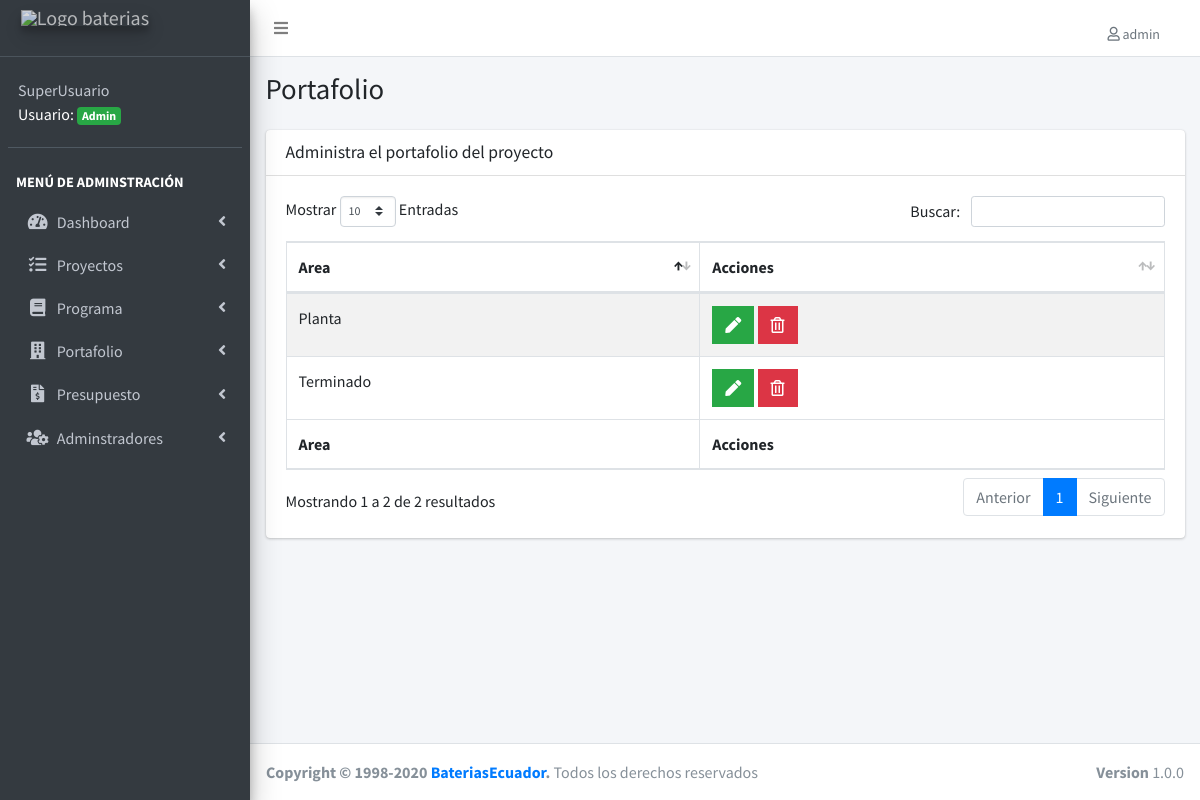
The app's page /lista-portafolio.php (signed in), older data.
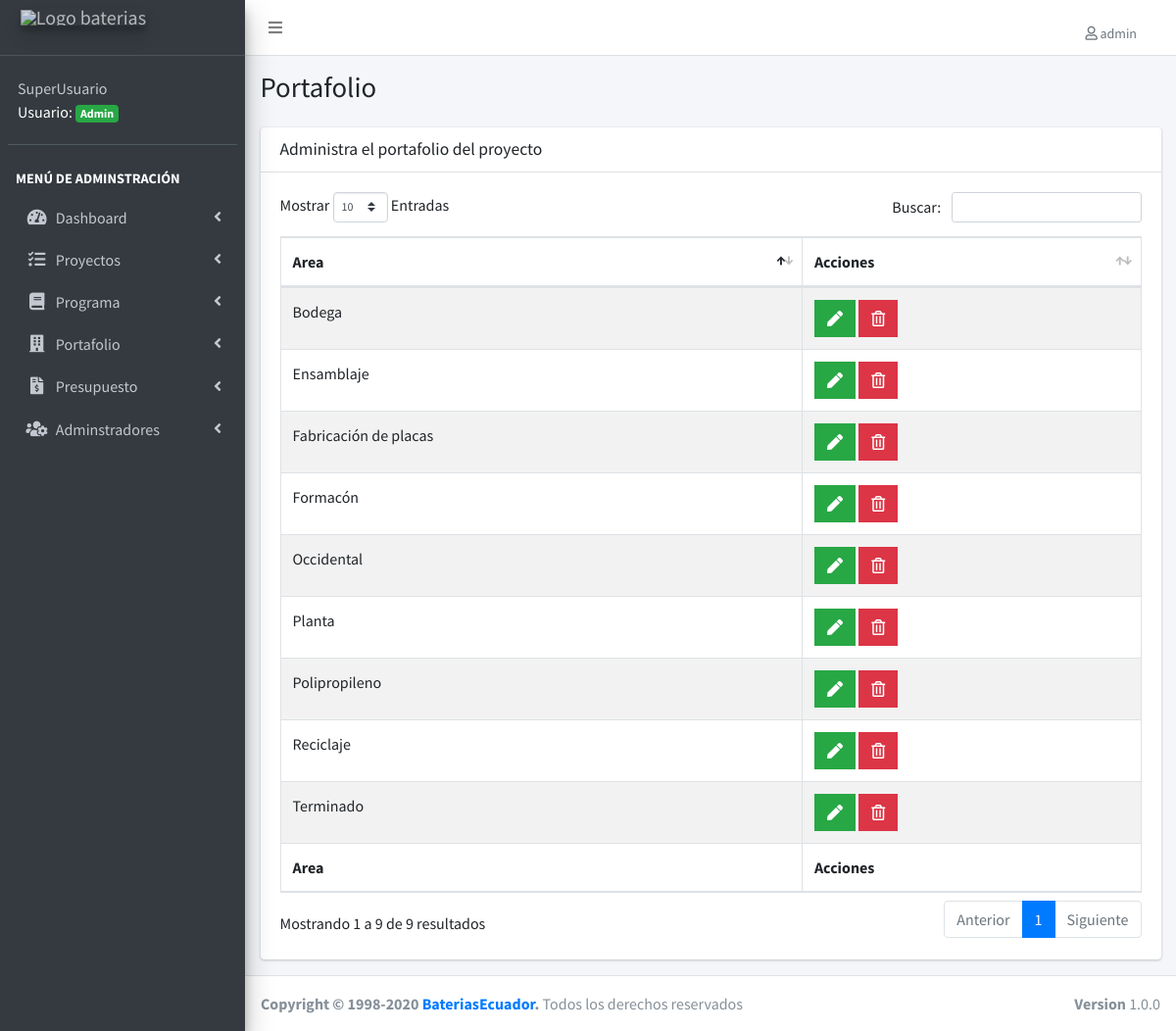
The same page, newer data.
### tables this page shows
CREATE TABLE IF NOT EXISTS `portafolios` (
  `portafolio_id` int(11) NOT NULL AUTO_INCREMENT,
  `area` varchar(50) NOT NULL DEFAULT '',
  `editado` datetime DEFAULT NULL,
  PRIMARY KEY (`portafolio_id`),
  UNIQUE KEY `area` (`area`)
);

### lista-portafolio.php (the view, shortened to what this page needs)
<?php
include_once('funciones/funciones.php');
include_once('templates/header.php');
include_once('templates/barra.php');
include_once('templates/navegacion.php');
?>
<div class="content-wrapper">
  <section class="content-header">
    <div class="container-fluid">
      <div class="row mb-2">
        <div class="col-sm-6">
          <h1>Portafolio</h1>
        </div>
      </div>
    </div>
  </section>
  <section class="content">
    <div class="container-fluid">
      <div class="row">
        <div class="col-12">
          <div class="card">
            <div class="card-header">
              <h3 class="card-title">Administra el portafolio del proyecto </h3>
            </div>
            <div class="card-body">
              <table id="registros" class="table table-bordered table-striped">
                <thead>
                  <tr>
                    <th>Area</th>
                    <th>Acciones</th>
                  </tr>
                </thead>
                <tbody>
                  <?php
                  try {
                    $sql = "SELECT * FROM portafolios";
                    $resultado = $conn->query($sql);
                  } catch (Exception $e) {
                    $error = $e->getMessage();
                    echo $error;
                  }
                  while ($portafolio = $resultado->fetch_assoc()) {
                  ?>
                    <tr>
                      <td><?php echo $portafolio['area']; ?></td>
                      <td>
                      <?php if ($_SESSION['nivel'] == 1) : ?>
                        <a href="editar-portafolio.php?id=<?php echo $portafolio['portafolio_id']; ?>" class="btn bg-success btn-flat margin">
                          <i class="fas fa-pen"></i>
                        </a>
                        <a href="#" data-id="<?php echo $portafolio['portafolio_id']; ?>" data-tipo="portafolio" class="btn bg-danger btn-flat margin borrar_registro">
                          <i class="far fa-trash-alt"></i>
                        </a>
                        <?php endif; ?>
                      </td>
                    </tr>
                  <?php } ?>
                </tbody>
                <tfoot>
                  <tr>
                    <th>Area</th>
                    <th>Acciones</th>
                  </tr>
                </tfoot>
              </table>
            </div>
          </div>
        </div>
      </div>
    </div>
  </section>
</div>
<?php
include_once('templates/footer.php');
?>

Row changes from the older to the newer data that the page shows:
added portafolios: area "Bodega"
added portafolios: area "Ensamblaje"
added portafolios: area "Fabricación de placas"
added portafolios: area "Formacón"
added portafolios: area "Occidental"
added portafolios: area "Polipropileno"
added portafolios: area "Reciclaje"
Text that changed along with them:
text written by a page script: "Mostrar Entradas Buscar: Mostrando 1 a 2 de 2 resultados Anterior 1 Siguiente" → "Mostrar Entradas Buscar: Mostrando 1 a 9 de 9 resultados Anterior 1 Siguiente"
